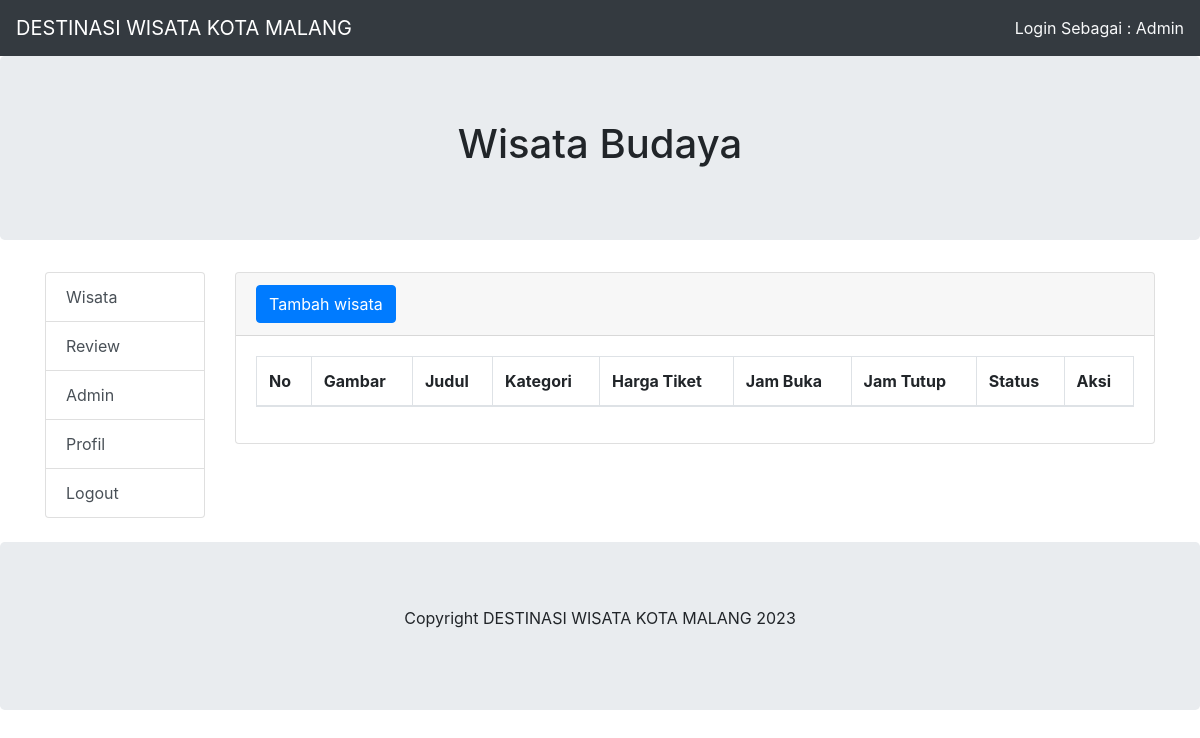
The app's page /admin/index.php?halaman=wisata&kategori=5 (signed in) with its own data.
### tables this page shows
CREATE TABLE `profil` (
  `nama_website` varchar(50) NOT NULL
);

CREATE TABLE `kategori` (
  `id_kategori` int(11) NOT NULL,
  `nama_kategori` varchar(50) NOT NULL,
  `gambar_kategori` varchar(200) NOT NULL DEFAULT 'gambar_default.png'
);

### admin/index.php (the view, shortened to what this page needs)
<!DOCTYPE html>
<html lang="en">
<head>
    <link href="https://cdn.jsdelivr.net/npm/bootstrap@5.3.0-alpha3/dist/css/bootstrap.min.css" rel="stylesheet">
    <link rel="stylesheet" href="../bootstrap/css/bootstrap.min.css">
</head>
<body>
    <nav class="navbar navbar-expand-md bg-dark navbar-dark">
        <?php
        include '../config/database.php';
        $ambil_kategori = mysqli_query($kon, "select * from profil limit 1");
        $row = mysqli_fetch_assoc($ambil_kategori);
        $nama_website = $row['nama_website'];
        $copy_right = $row['nama_website'];
        ?>
        <a class="navbar-brand" href="../index.php">
            <?php echo $nama_website; ?>
        </a>
        <div class="collapse navbar-collapse" id="collapsibleNavbar">
            <ul class="navbar-nav  ml-auto">
                <li class="text-light">Login Sebagai :
                    <?php echo $_SESSION["nama_pengguna"]; ?>
                </li>
            </ul>
        </div>
    </nav>
    <div class="jumbotron text-center">
        <?php
        if (isset($_GET['halaman']) && isset($_GET['kategori'])) {
            include '../config/database.php';
            $ambil_kategori = mysqli_query($kon, "select * from kategori where id_kategori='" . $_GET['kategori'] . "' limit 1");
            $row = mysqli_fetch_assoc($ambil_kategori);
            $kategori = $row['nama_kategori'];
            $halaman = $_GET['halaman'];
            echo "<h1>" . ucwords($halaman) . " " . ucwords($kategori) . "</h1>";
        }
        ?>
    </div>
    <div class="container">
        <div class="row">
            <div class="col-sm-2">
                <div class="list-group">
                    <a href="index.php?halaman=kategori" class="list-group-item list-group-item-action">Wisata</a>
                    <a href="index.php?halaman=review" class="list-group-item list-group-item-action">Review</a>
                    <a href="index.php?halaman=admin" class="list-group-item list-group-item-action">Admin</a>
                    <a href="index.php?halaman=profil" class="list-group-item list-group-item-action">Profil</a>
                    <a href="logout.php" class="list-group-item list-group-item-action">Logout</a>
                </div>
            </div>
            <div class="col-sm-10">
                <?php
                if (isset($_GET['halaman'])) {
                    $halaman = $_GET['halaman'];
                    switch ($halaman) {
                        case 'wisata':
                            include "wisata/index.php";
                            break;
                    }
                } else {
                    include "dashboard.php";
                }
                ?>
            </div>
        </div>
        <br>
    </div>
    <div class="jumbotron text-center" style="margin-bottom:0">
        <p>Copyright
            <?php echo $copy_right; ?> 2023
        </p>
    </div>
</body>
</html>

### records on screen
profil: nama_website "DESTINASI WISATA KOTA MALANG"
kategori: nama_kategori "Budaya"

### other values on screen
$_SESSION["nama_pengguna"] "Admin"
$halaman "Wisata"
